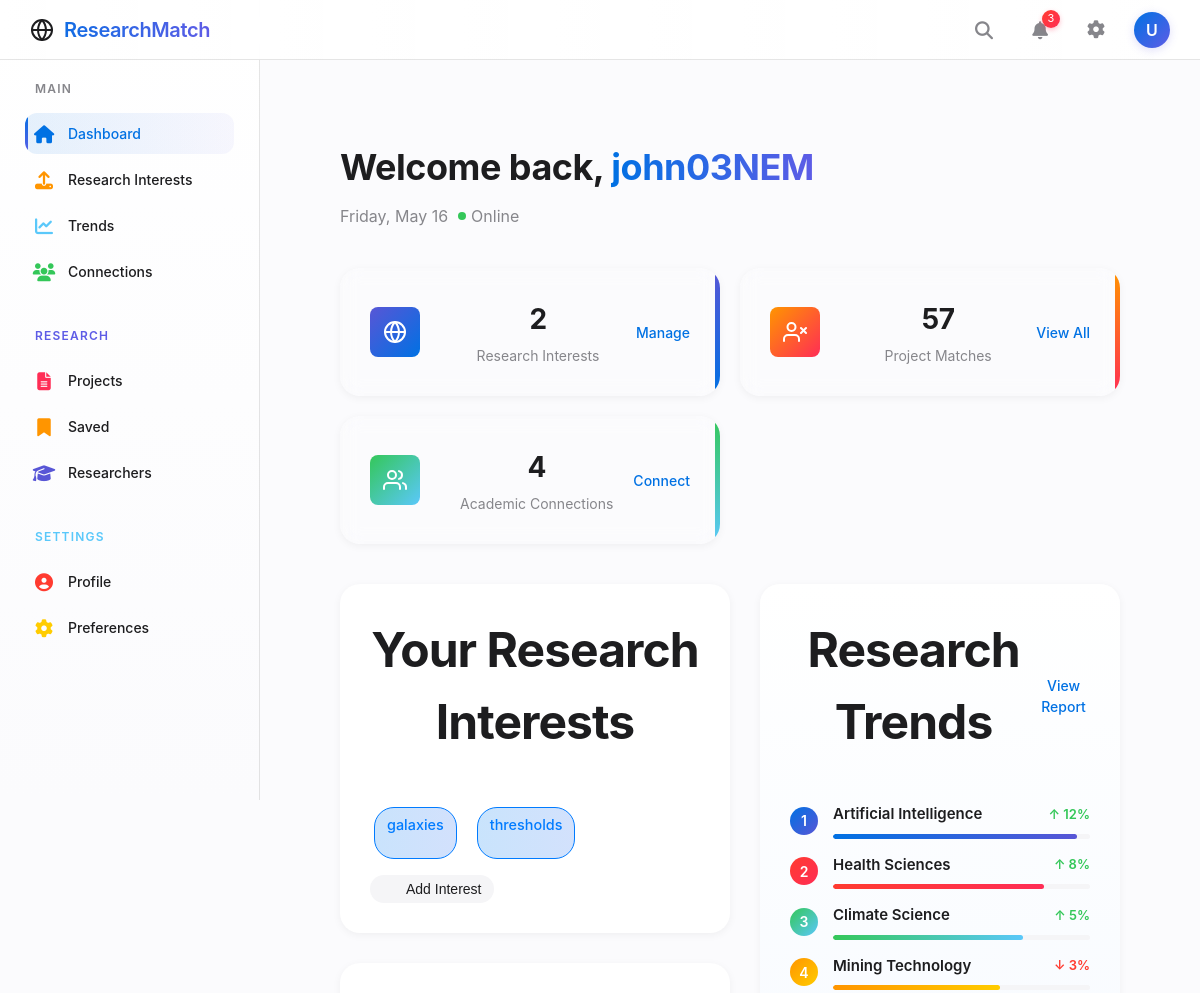
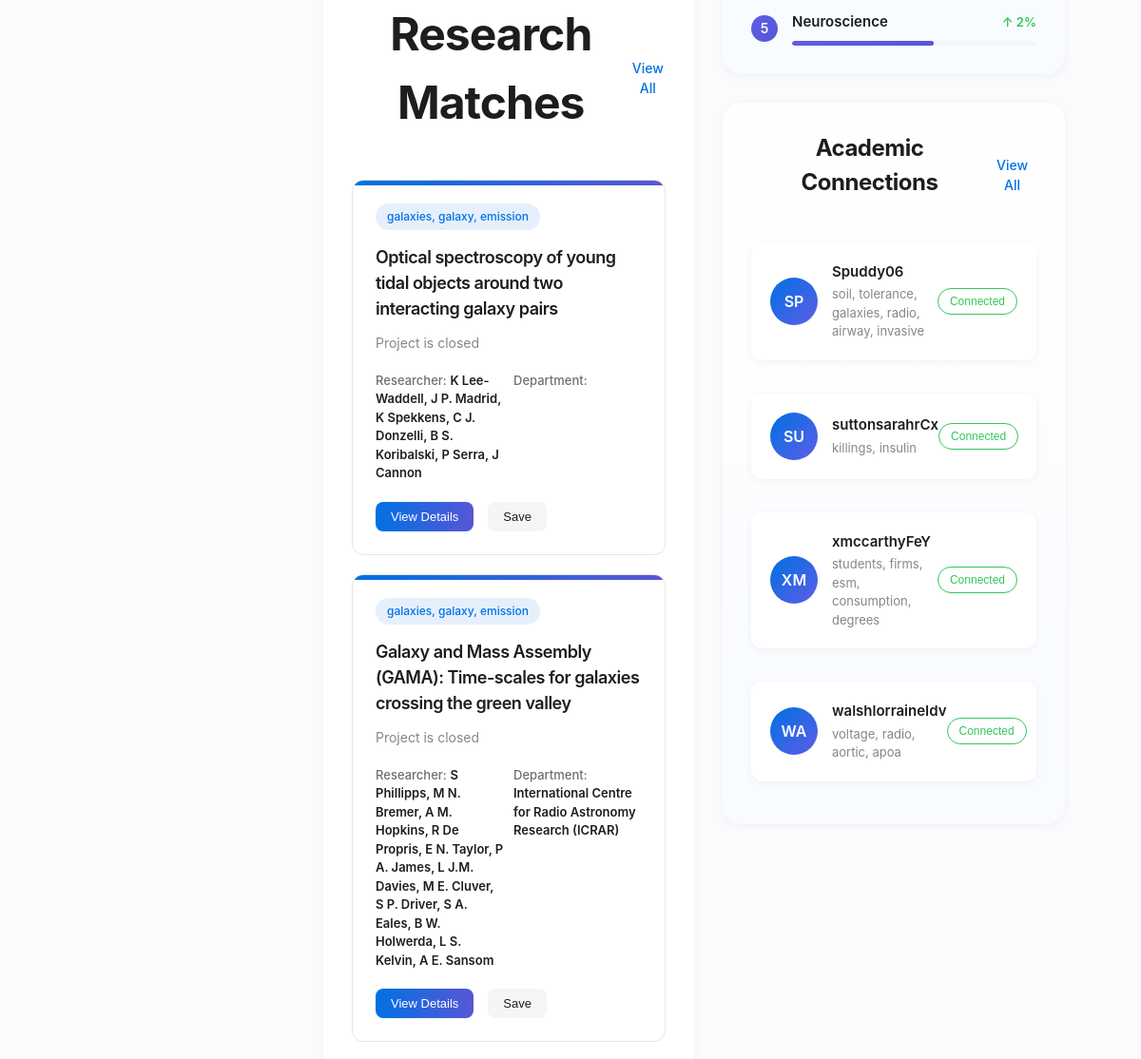
/dashboard (signed in, upper part), run on an earlier commit of the app's database (2 pictures, top to bottom).
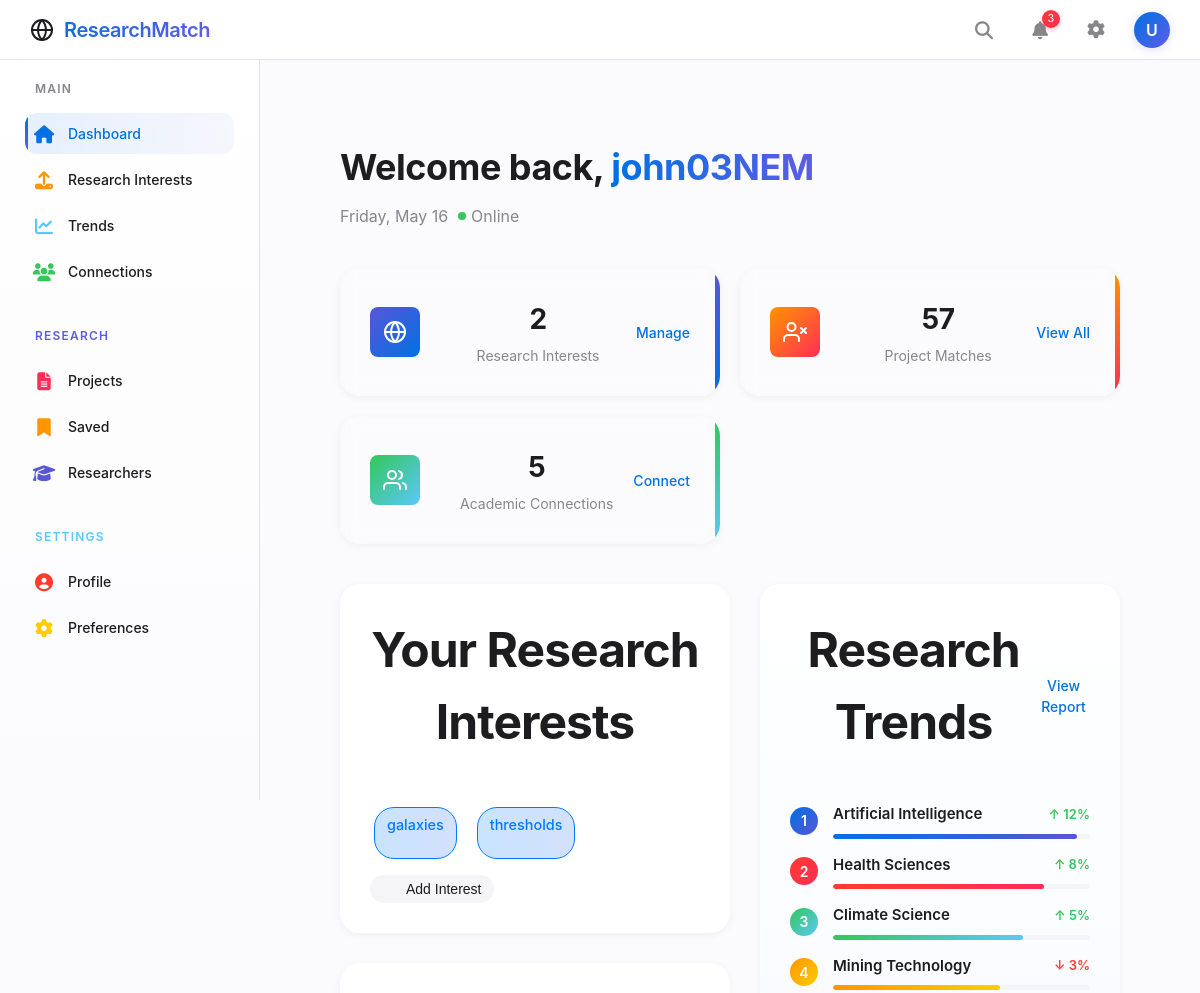
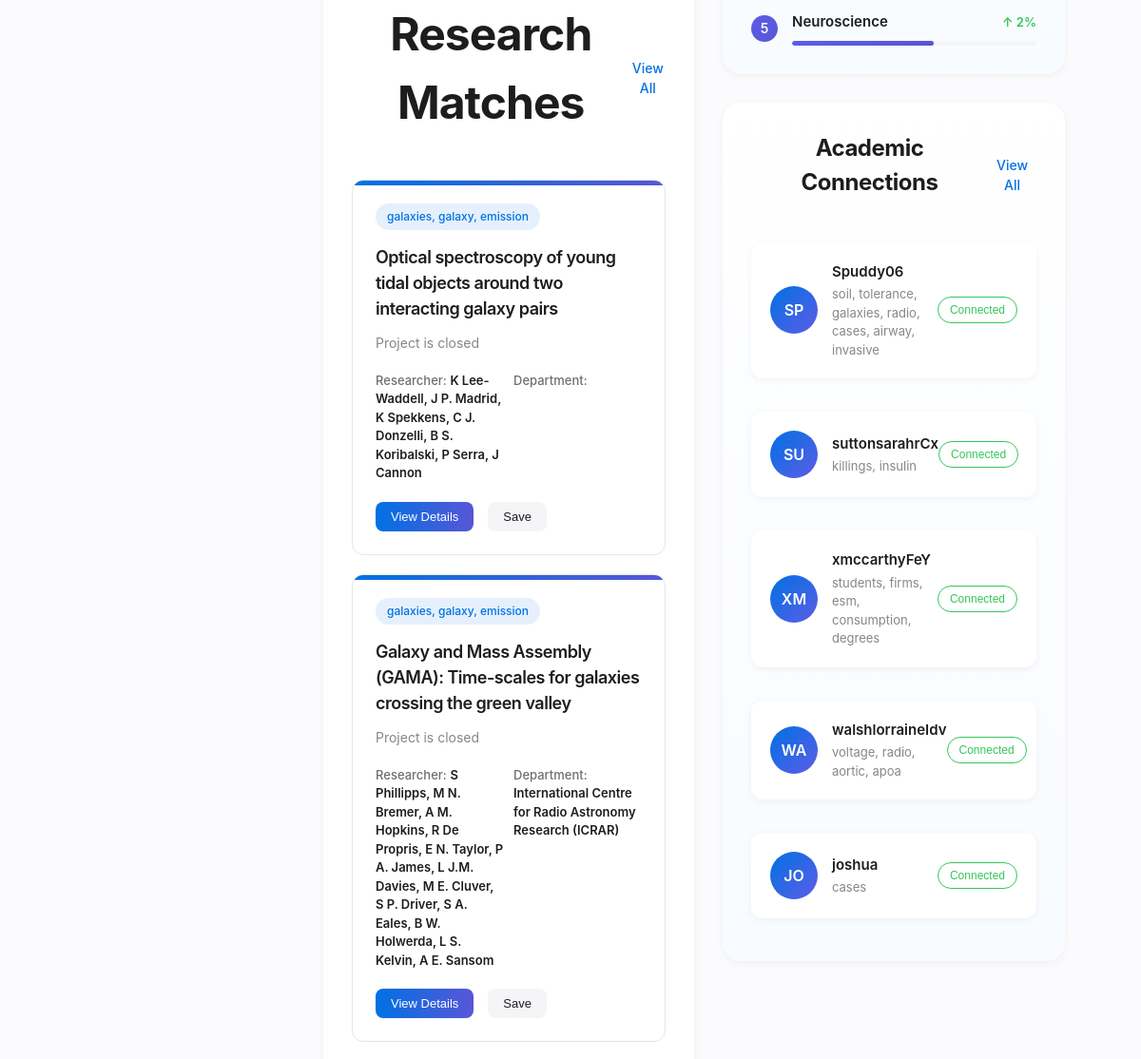
And on a later commit of the database (2 pictures, top to bottom).
### database/schema.py (models this page shows, shortened)
class User(db.Model):
    id = db.Column(db.Integer, primary_key=True)
    username = db.Column(db.String(100), nullable=False, unique=True)
    password_hash = db.Column(db.String(255), nullable=False)
    email = db.Column(db.String(100), nullable=False)
    research_area_id = db.Column(db.Integer, db.ForeignKey('research_area.id'))
    faculty = db.relationship('ResearchArea', backref='users')
    interests = db.relationship('Interest', secondary=user_interest, backref='users')
    saved_projects = db.relationship('Project', secondary=user_saved_projects, backref='saved_by_users')
    connections = db.relationship(
        'User',
        secondary=user_connections,
        primaryjoin=id == user_connections.c.user_id,
        secondaryjoin=id == user_connections.c.connection_id,
        back_populates='connections_reverse'
    )
    connections_reverse = db.relationship(
        'User',
        secondary=user_connections,
        primaryjoin=id == user_connections.c.connection_id,
        secondaryjoin=id == user_connections.c.user_id,
        back_populates='connections'
    )

class Interest(db.Model):
    id = db.Column(db.Integer, primary_key=True)
    interest_name = db.Column(db.String(100), nullable=False)

class Project(db.Model):
    id = db.Column(db.Integer, primary_key=True)
    title = db.Column(db.String(100), nullable=False)
    link = db.Column(db.String(100), nullable=False)
    is_open = db.Column(db.Boolean, nullable=False)
    summary = db.Column(db.Text, nullable=False)
    close_date = db.Column(db.Date, nullable=True)
    research_areas = db.relationship('ResearchArea', secondary=project_research_area, backref='projects')
    interests = db.relationship('Interest', secondary=project_interest, backref='projects')
    researchers = db.relationship('Researcher', secondary=project_researcher, backref='projects')

class Researcher(db.Model):
    id = db.Column(db.Integer, primary_key=True)
    first_name = db.Column(db.String(100), nullable=False)
    last_name = db.Column(db.String(100), nullable=False)
    email = db.Column(db.String(100), nullable=True)

class ResearchArea(db.Model):
    __tablename__ = "research_area"
    id = db.Column(db.Integer, primary_key=True)
    area = db.Column(db.String(100), nullable=False)

### app.py (the view)
@app.route('/dashboard')
@token_required
def dashboard():
    user = db.session.query(User).filter_by(id=session['user_id']).first()
    if user.interests:
        user_interests = user.interests
        user_connections = user.connections
    else:
        user_interests = None
        user_connections = None
    all_projects = db.session.query(Project).all()
    project_matches = []
    if user_interests:
        interest_ids = [interest.id for interest in user_interests]
        project_matches = db.session.query(Project).join(Project.interests).filter(Interest.id.in_(interest_ids)).distinct().all()
    return render_template('dashboard.html',
                            username= session['username'],
                            user_interests= user_interests,
                            project_matches =project_matches,
                            connections = user_connections)

### templates/dashboard.html (shortened to what this page needs)
{% extends 'base.html' %}
{% block content %}
<div class="dashboard-container">
    <div class="dashboard-header">
        <div class="welcome-message">
            <div class="greeting-container">
                <h1>Welcome back, <span class="user-name">{{ username }}</span></h1>
                <p class="date-info" id="dateInfo"><span class="status online">Online</span></p>
            </div>
        </div>
    </div>
    {% if not user_interests %}
    <div class="alert alert-info" role="alert" style="text-align: left; line-height: 2;">
        <h4 class="alert-heading">Hi there!</h4>
        <p>You’re logged in, but you don’t have any research interests yet.</p>
        <p><strong>Head over to the <a href="{{ url_for('upload') }}" class="btn btn-primary btn-lg" style="text-decoration: none; padding: 3px 20px; font-size: 16px;">Upload</a> page to add your interests and get started!</strong></p>
         <p>After adding your interests, come back to the dashboard to see your display, trends, statistics, or even connect with researchers!</p>
    </div>
    {% else %}
    <div class="stats-overview">
        <div class="stat-card research-card">
            <div class="stat-icon research-icon">
            </div>
            <div class="stat-content">
                <h3>{{ user_interests|length }}</h3>
                <p>Research Interests</p>
            </div>
            <div class="stat-action">
                <a href="/upload">Manage</a>
            </div>
        </div>
        <div class="stat-card matches-card">
            <div class="stat-icon matches-icon">
            </div>
            <div class="stat-content">
                <h3>{{ project_matches|length }}</h3>
                <p>Project Matches</p>
            </div>
            <div class="stat-action">
                <a href="#matches">View All</a>
            </div>
        </div>
        <div class="stat-card connections-card">
            <div class="stat-icon connections-icon">
            </div>
            <div class="stat-content">
                <h3>{{ connections|length }}</h3>
                <p>Academic Connections</p>
            </div>
            <div class="stat-action">
                <a href="/social">Connect</a>
            </div>
        </div>
    </div>
    <div class="dashboard-content">
        <div class="content-column main-column">
             <section class="dashboard-section">
                <div class="section-header">
                    <h2>Your Research Interests</h2>
                </div>
                <div class="interests-container">
                    {% for interest in user_interests%}
                    <div class="interest-tag ai-tag">
                        <span>{{interest.interest_name}}</span>
                        <button class="remove-interest" aria-label="Remove interest">
                            <svg width="16" height="16" viewBox="0 0 24 24" fill="none" stroke="currentColor" stroke-width="2" stroke-linecap="round" stroke-linejoin="round"></svg>
                        </button>
                    </div>
                    {% endfor %}
                    <button class="add-interest" onclick="window.location.href='{{ url_for('upload') }}'">
                        <svg width="16" height="16" ...>...</svg>
                        <span>Add Interest</span>
                    </button>
                </div>
            </section>
            <section class="dashboard-section" id="matches">
                <div class="section-header">
                    <h2>Research Matches</h2>
                    <a href="#" class="view-all">View All</a>
                </div>
                {% for project in project_matches[0:3] %}
                <div class="matches-grid">
                    <div class="match-card ai-match">
                        <div class="match-header">
                            <div class="match-category">{% for interest in project.interests%}{{interest.interest_name}}{% if not loop.last %}, {% endif %}{% endfor %}</div>
                        </div>
                        <h3 class="match-title">{{project.title}}</h3>
                        <p class="match-description">{% if project.is_open %}{{project.summary}}{% else %} Project is closed {% endif %}</p>
                        <div class="match-meta">
                            <div class="researcher">
                                <span class="meta-label">Researcher:</span>
                                <span class="meta-value">{% for researcher in project.researchers%}{{researcher.first_name}} {{researcher.last_name}}{% if not loop.last %}, {% endif %}{% endfor %}</span>
                            </div>
                            <div class="department">
                                <span class="meta-label">Department:</span>
                                <span class="meta-value">{% for research in project.research_areas%}{{research.area}}{% if not loop.last %}, {% endif %}{% endfor %}</span>
                            </div>
                        </div>
                        <div class="match-footer">
                            <button class="match-action primary">View Details</button>
                            <button class="match-action secondary">Save</button>
                        </div>
                    </div>
                    {% endfor %}
                </div>
            </section>
        </div>
        <div class="content-column side-column">
            <section class="dashboard-section trends-section">
                <div class="section-header">
                    <h2>Research Trends</h2>
                    <a href="/trends" class="view-all">View Report</a>
                </div>
                <div class="trends-container">
                    <div class="trend-item">
                        <div class="trend-rank ai-rank">1</div>
                        <div class="trend-info">
                            <div class="trend-details">
                                <h4>Artificial Intelligence</h4>
                                <span class="trend-change positive">↑ 12%</span>
                            </div>
                            <div class="trend-bar">
                                <div class="trend-progress ai-progress" style="width: 95%"></div>
                            </div>
                        </div>
                    </div>
                    <div class="trend-item">
                        <div class="trend-rank health-rank">2</div>
                        <div class="trend-info">
                            <div class="trend-details">
                                <h4>Health Sciences</h4>
                                <span class="trend-change positive">↑ 8%</span>
                            </div>
                            <div class="trend-bar">
                                <div class="trend-progress health-progress" style="width: 82%"></div>
                            </div>
                        </div>
                    </div>
                    <div class="trend-item">
                        <div class="trend-rank climate-rank">3</div>
                        <div class="trend-info">
                            <div class="trend-details">
                                <h4>Climate Science</h4>
                                <span class="trend-change positive">↑ 5%</span>
                            </div>
                            <div class="trend-bar">
                                <div class="trend-progress climate-progress" style="width: 74%"></div>
                            </div>
                        </div>
                    </div>
                    <div class="trend-item">
                        <div class="trend-rank mining-rank">4</div>
                        <div class="trend-info">
                            <div class="trend-details">
                                <h4>Mining Technology</h4>
                                <span class="trend-change negative">↓ 3%</span>
                            </div>
                            <div class="trend-bar">
                                <div class="trend-progress mining-progress" style="width: 65%"></div>
                            </div>
                        </div>
                    </div>
                    <div class="trend-item">
                        <div class="trend-rank neuro-rank">5</div>
                        <div class="trend-info">
                            <div class="trend-details">
                                <h4>Neuroscience</h4>
                                <span class="trend-change positive">↑ 2%</span>
                            </div>
                            <div class="trend-bar">
                                <div class="trend-progress neuro-progress" style="width: 58%"></div>
                            </div>
                        </div>
                    </div>
                </div>
            </section>
    <section class="dashboard-section connections-section">
        <div class="section-header">
            <h2>Academic Connections</h2>
            <a href="/social" class="view-all">View All</a>
        </div>
        <div class="connections-container">
            {% if connections %}
                {% for conn in connections %}
                    <div class="connection-card">
                        <div class="connection-avatar">
                            {{ conn.username[:2]|upper }}
                        </div>
                        <div class="connection-info">
                            <h4>{{ conn.username }}</h4>
                            <p>
                                {% if conn.interests %}
                                    {{ conn.interests | map(attribute='interest_name') | join(', ') }}
                                {% else %}
                                    No interests listed
                                {% endif %}
                            </p>
                        </div>
                        <button class="connect-button connected">Connected</button>
                    </div>
                {% endfor %}
            {% else %}
                <p>You have no academic connections yet.</p>
            {% endif %}
        </div>
    </section>
        </div>
    </div>
    {% endif %}
</div>
{% endblock %}

What changed in the data, as far as the page shows it:
computed for User "SP": interests|map "soil, tolerance, galaxies, radio, airway, invasive" → "soil, tolerance, galaxies, radio, cases, airway, invasive"
added User: username "JO", username "joshua", interests|map "cases"
Also different on the page:
{{ connections|length }}: "4" → "5"
